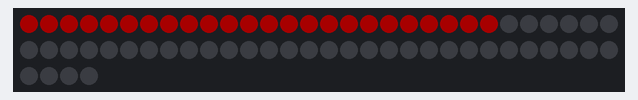
The program below on a simulated Raspberry Pi Pico running MicroPython. Parts: 64 RGB LEDs in strip order, left to right, continuing on the next row. Dim RGB values are drawn brighter than linear; library files of the repository ran but are not shown: Neopixel.py.

Above: at 0.46 s.
At 5.09 s:
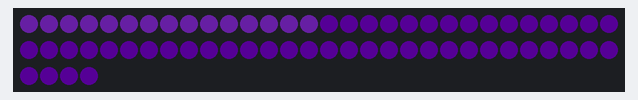
At 9.72 s:
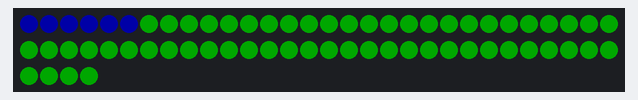
At 18.98 s:
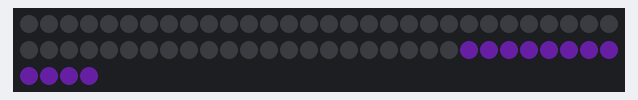
At 29.48 s:
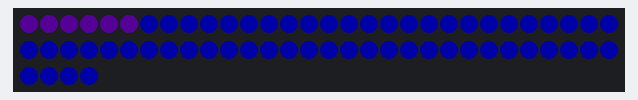
At 39.67 s:
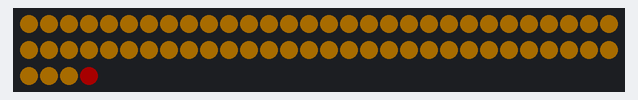

The program:

Neopixel_8x8_rainbow.py
```python
#Source: https://github.com/blaz-r/pi_pico_neopixel/blob/main/examples/rainbow.py
import time
from Neopixel import Neopixel

_NeoPixel = 23 # définition du port NeoPixel (GP23)
numpix = 64  # Number of NeoPixels

strip = Neopixel(numpix, 1, _NeoPixel, "GRB")

red = (255, 0, 0)
orange = (255, 165, 0)
yellow = (255, 150, 0)
green = (0, 255, 0)
blue = (0, 0, 255)
indigo = (75, 0, 130)
violet = (138, 43, 226)
colors_rgb = (red, orange, yellow, green, blue, indigo, violet)

# same colors as normaln rgb, just 0 added at the end
colors_rgbw = [color+tuple([0]) for color in colors_rgb]
colors_rgbw.append((0, 0, 0, 255))

# uncomment colors_rgb if you have RGB strip
# colors = colors_rgb
colors = colors_rgbw

strip.brightness(42)

while True:
    for color in colors:
        for i in range(numpix):
            strip.set_pixel(i, color)
            time.sleep(0.01)
            strip.show()
```
